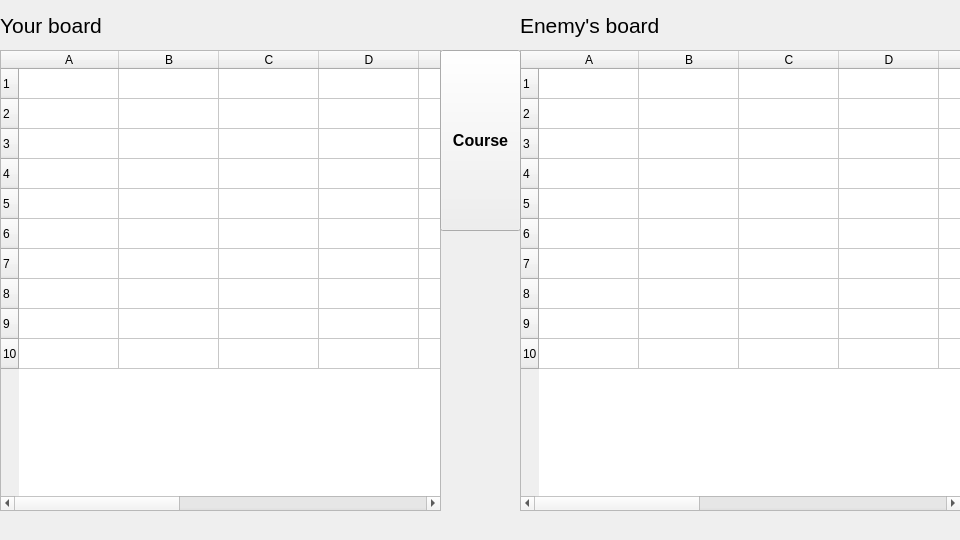
<?xml version="1.0" encoding="UTF-8"?>
<ui version="4.0">
    <class>MainWindow</class>
    <widget class="QMainWindow" name="MainWindow">
        <property name="geometry">
            <rect>
                <x>0</x>
                <y>0</y>
                <width>960</width>
                <height>540</height>
            </rect>
        </property>
        <property name="windowTitle">
            <string>Game PVP</string>
        </property>
        <widget class="QWidget" name="centralwidget">
            <widget class="QTableWidget" name="tableWidget">
                <property name="geometry">
                    <rect>
                        <x>0</x>
                        <y>50</y>
                        <width>441</width>
                        <height>461</height>
                    </rect>
                </property>
                <property name="minimumSize">
                    <size>
                        <width>441</width>
                        <height>461</height>
                    </size>
                </property>
                <row>
                    <property name="text">
                        <string>1</string>
                    </property>
                </row>
                <row>
                    <property name="text">
                        <string>2</string>
                    </property>
                </row>
                <row>
                    <property name="text">
                        <string>3</string>
                    </property>
                </row>
                <row>
                    <property name="text">
                        <string>4</string>
                    </property>
                </row>
                <row>
                    <property name="text">
                        <string>5</string>
                    </property>
                </row>
                <row>
                    <property name="text">
                        <string>6</string>
                    </property>
                </row>
                <row>
                    <property name="text">
                        <string>7</string>
                    </property>
                </row>
                <row>
                    <property name="text">
                        <string>8</string>
                    </property>
                </row>
                <row>
                    <property name="text">
                        <string>9</string>
                    </property>
                </row>
                <row>
                    <property name="text">
                        <string>10</string>
                    </property>
                </row>
                <column>
                    <property name="text">
                        <string>A</string>
                    </property>
                </column>
                <column>
                    <property name="text">
                        <string>B</string>
                    </property>
                </column>
                <column>
                    <property name="text">
                        <string>C</string>
                    </property>
                </column>
                <column>
                    <property name="text">
                        <string>D</string>
                    </property>
                </column>
                <column>
                    <property name="text">
                        <string>E</string>
                    </property>
                </column>
                <column>
                    <property name="text">
                        <string>F</string>
                    </property>
                </column>
                <column>
                    <property name="text">
                        <string>G</string>
                    </property>
                </column>
                <column>
                    <property name="text">
                        <string>H</string>
                    </property>
                </column>
                <column>
                    <property name="text">
                        <string>I</string>
                    </property>
                </column>
                <column>
                    <property name="text">
                        <string>J</string>
                    </property>
                </column>
            </widget>
            <widget class="QTableWidget" name="tableWidget_2">
                <property name="geometry">
                    <rect>
                        <x>520</x>
                        <y>50</y>
                        <width>441</width>
                        <height>461</height>
                    </rect>
                </property>
                <property name="minimumSize">
                    <size>
                        <width>441</width>
                        <height>461</height>
                    </size>
                </property>
                <row>
                    <property name="text">
                        <string>1</string>
                    </property>
                </row>
                <row>
                    <property name="text">
                        <string>2</string>
                    </property>
                </row>
                <row>
                    <property name="text">
                        <string>3</string>
                    </property>
                </row>
                <row>
                    <property name="text">
                        <string>4</string>
                    </property>
                </row>
                <row>
                    <property name="text">
                        <string>5</string>
                    </property>
                </row>
                <row>
                    <property name="text">
                        <string>6</string>
                    </property>
                </row>
                <row>
                    <property name="text">
                        <string>7</string>
                    </property>
                </row>
                <row>
                    <property name="text">
                        <string>8</string>
                    </property>
                </row>
                <row>
                    <property name="text">
                        <string>9</string>
                    </property>
                </row>
                <row>
                    <property name="text">
                        <string>10</string>
                    </property>
                </row>
                <column>
                    <property name="text">
                        <string>A</string>
                    </property>
                </column>
                <column>
                    <property name="text">
                        <string>B</string>
                    </property>
                </column>
                <column>
                    <property name="text">
                        <string>C</string>
                    </property>
                </column>
                <column>
                    <property name="text">
                        <string>D</string>
                    </property>
                </column>
                <column>
                    <property name="text">
                        <string>E</string>
                    </property>
                </column>
                <column>
                    <property name="text">
                        <string>F</string>
                    </property>
                </column>
                <column>
                    <property name="text">
                        <string>G</string>
                    </property>
                </column>
                <column>
                    <property name="text">
                        <string>H</string>
                    </property>
                </column>
                <column>
                    <property name="text">
                        <string>I</string>
                    </property>
                </column>
                <column>
                    <property name="text">
                        <string>J</string>
                    </property>
                </column>
            </widget>
            <widget class="QLabel" name="vsLable">
                <property name="geometry">
                    <rect>
                        <x>440</x>
                        <y>230</y>
                        <width>81</width>
                        <height>61</height>
                    </rect>
                </property>
                <property name="font">
                    <font>
                        <family>Digital Counter 7</family>
                        <pointsize>36</pointsize>
                    </font>
                </property>
                <property name="text">
                    <string/>
                </property>
            </widget>
            <widget class="QWidget" name="horizontalLayoutWidget">
                <property name="geometry">
                    <rect>
                        <x>0</x>
                        <y>0</y>
                        <width>441</width>
                        <height>51</height>
                    </rect>
                </property>
                <layout class="QHBoxLayout" name="horizontalLayout">
                    <item>
                        <widget class="QLabel" name="board1Label">
                            <property name="font">
                                <font>
                                    <pointsize>16</pointsize>
                                </font>
                            </property>
                            <property name="text">
                                <string>Your board</string>
                            </property>
                        </widget>
                    </item>
                    <item>
                        <widget class="QLabel" name="linkorP1">
                            <property name="text">
                                <string/>
                            </property>
                        </widget>
                    </item>
                    <item>
                        <widget class="QLabel" name="kreyserP1">
                            <property name="text">
                                <string/>
                            </property>
                        </widget>
                    </item>
                    <item>
                        <widget class="QLabel" name="esminecP1">
                            <property name="text">
                                <string/>
                            </property>
                        </widget>
                    </item>
                    <item>
                        <widget class="QLabel" name="torpedP1">
                            <property name="text">
                                <string/>
                            </property>
                        </widget>
                    </item>
                </layout>
            </widget>
            <widget class="QWidget" name="horizontalLayoutWidget_2">
                <property name="geometry">
                    <rect>
                        <x>520</x>
                        <y>0</y>
                        <width>441</width>
                        <height>51</height>
                    </rect>
                </property>
                <layout class="QHBoxLayout" name="horizontalLayout_2">
                    <item>
                        <widget class="QLabel" name="board2Label">
                            <property name="font">
                                <font>
                                    <pointsize>16</pointsize>
                                </font>
                            </property>
                            <property name="text">
                                <string>Enemy's board</string>
                            </property>
                        </widget>
                    </item>
                    <item>
                        <widget class="QLabel" name="linkorP2">
                            <property name="text">
                                <string/>
                            </property>
                        </widget>
                    </item>
                    <item>
                        <widget class="QLabel" name="kreyserP2">
                            <property name="text">
                                <string/>
                            </property>
                        </widget>
                    </item>
                    <item>
                        <widget class="QLabel" name="esminecP2">
                            <property name="text">
                                <string/>
                            </property>
                        </widget>
                    </item>
                    <item>
                        <widget class="QLabel" name="torpedP2">
                            <property name="text">
                                <string/>
                            </property>
                        </widget>
                    </item>
                </layout>
            </widget>
            <widget class="QLabel" name="labelWho">
                <property name="geometry">
                    <rect>
                        <x>440</x>
                        <y>0</y>
                        <width>81</width>
                        <height>51</height>
                    </rect>
                </property>
                <property name="text">
                    <string/>
                </property>
            </widget>
            <widget class="QPushButton" name="courseButton">
                <property name="geometry">
                    <rect>
                        <x>440</x>
                        <y>50</y>
                        <width>81</width>
                        <height>181</height>
                    </rect>
                </property>
                <property name="font">
                    <font>
                        <pointsize>12</pointsize>
                        <weight>75</weight>
                        <bold>true</bold>
                    </font>
                </property>
                <property name="text">
                    <string>Course</string>
                </property>
            </widget>
        </widget>
        <widget class="QMenuBar" name="menubar">
            <property name="geometry">
                <rect>
                    <x>0</x>
                    <y>0</y>
                    <width>960</width>
                    <height>26</height>
                </rect>
            </property>
        </widget>
    </widget>
    <resources/>
    <connections/>
</ui>
